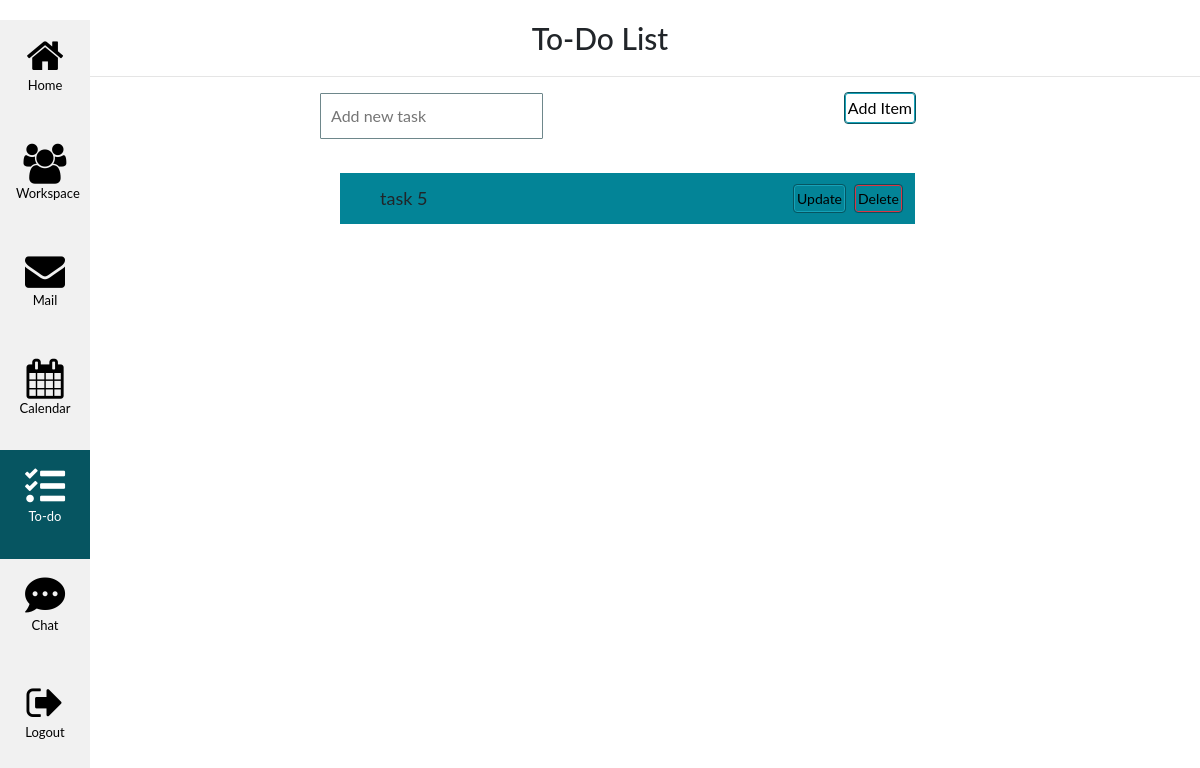
The page /todo/ on the database as committed earlier.
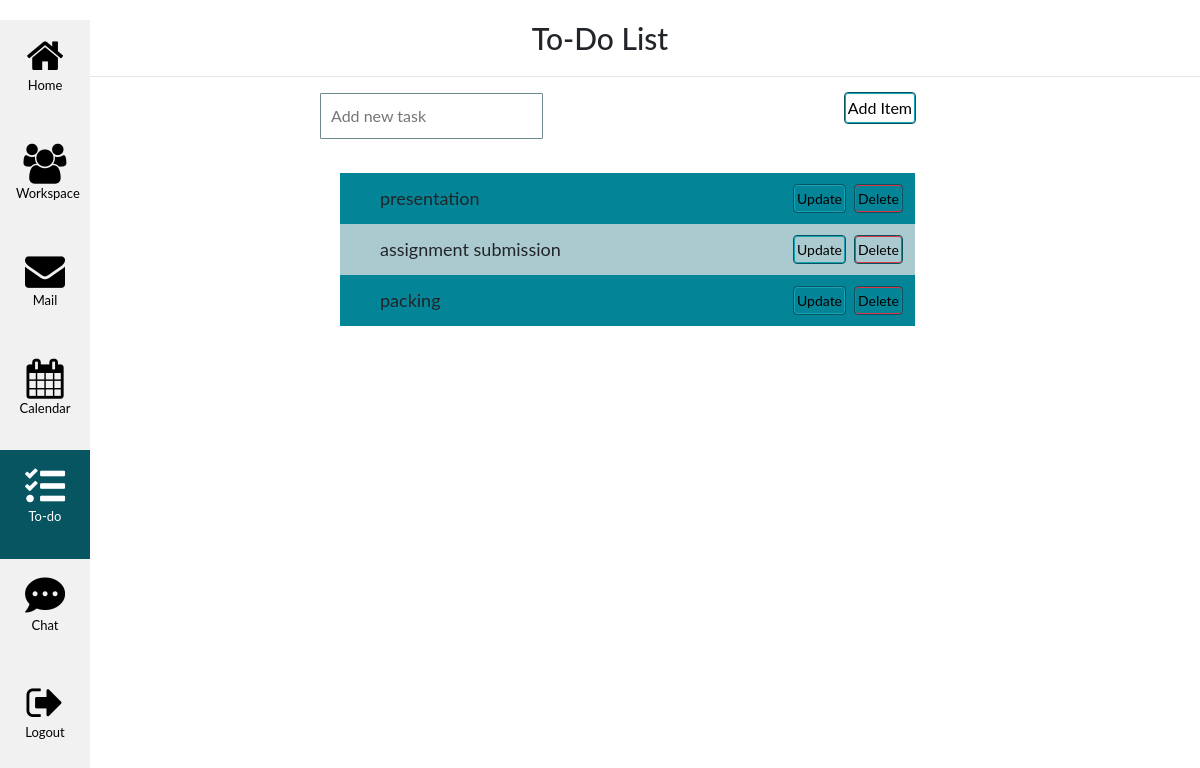
The same page on the database as committed later.
### todo/models.py (models this page shows)
class Task(models.Model):
    title = models.CharField(max_length = 100)
    complete = models.BooleanField(default=False)
    created = models.DateTimeField(auto_now_add=True)
    def __str__(self) -> str:
        return self.title

### todo/views.py (the view)
# urls.py: path('todo/', views.todoappView, name='todo'),
def todoappView(request):
    all_items = Task.objects.all()
    form = TaskForm()
    if request.method == 'POST':
        form = TaskForm(request.POST)
        if form.is_valid():
            form.save()
        return redirect('/todo/')
    context = {'all_items': all_items, 'form': form}
    return render(request, 'todo/list.html', context)

### todo/forms.py
class TaskForm(forms.ModelForm):
    title = forms.CharField(widget=forms.TextInput(attrs={'placeholder': 'Add new task'}))
    class Meta:
        model = Task
        fields = '__all__'

### templates/todo/list.html (shortened to what this page needs)
{% extends 'todo/base.html' %}
{% block title %}
To-Do List
{% endblock %}
{% block content %}
<div class="content">
    <form action="/todo/" method = "POST">
        {{form.title}}
        <input class="btn btn-info right" type="submit" value="Add Item">
    </form>
    <ul>
        {% for task in all_items %}
            <li>
            {% if task.complete == True %}
            <strike>{{task}}</strike>
            {% else %}
            <span>{{task}}</span>
            {% endif %}
            <a class="btn btn-sm btn-danger" href="{% url 'todo:delete_task' task.id %}">Delete</a>
            <a class="btn btn-sm btn-info" href="{% url 'todo:update_task' task.id %}">Update</a>
            </li>
        {% endfor %}
    </ul>
</div>
{% endblock %}

Rows that differ between the two databases and show on the page:
removed Task: title "task 5"
added Task: title "presentation"
added Task: title "assignment submission"
added Task: title "packing"
